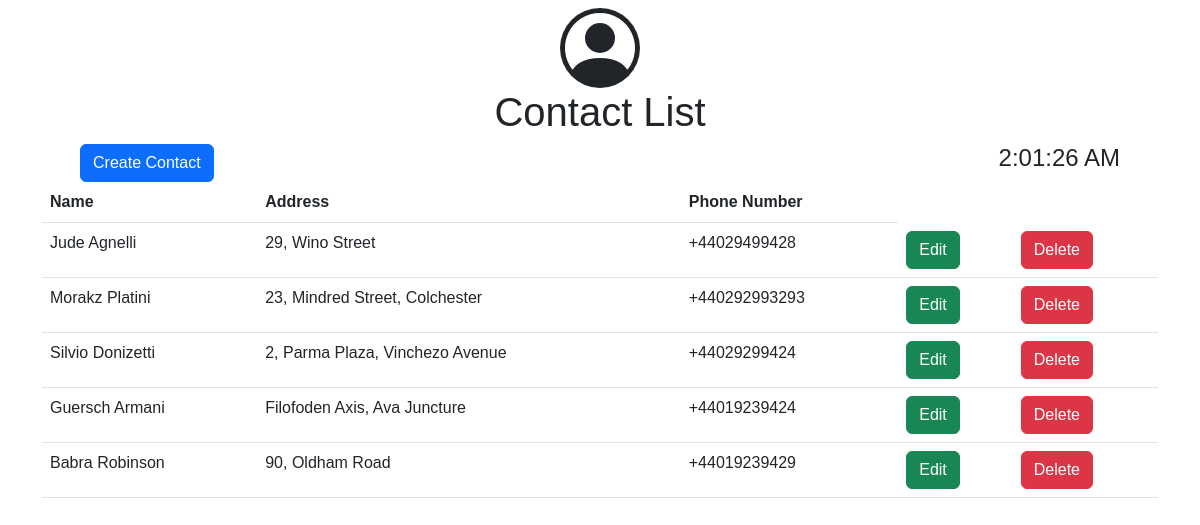
The page / on the database its author committed.
### contactoapp/models.py (models this page shows, shortened)
class Contact(models.Model):
    name = models.CharField(max_length=255)
    address = models.TextField(blank=True, null=True)  # Address can be optional
    phone_number = models.CharField(max_length=20)

### contactoapp/views.py (the view)
# urls.py: path('', views.contact_list, name='contact_list'),
def contact_list(request):
    contacts = Contact.objects.all()
    return render(request, 'contact_list.html', {'contacts': contacts})

### contactoapp/templates/contact_list.html (shortened to what this page needs)
{% load static %}
<!DOCTYPE html>
<html>
<head>
    <link href="https://cdn.jsdelivr.net/npm/bootstrap@5.3.0/dist/css/bootstrap.min.css" rel="stylesheet">
</head>
<body style="font-family: Arial, sans-serif;">
    <div class="text-center mt-2">
         <h1 class="text-center">Contact List</h1>
    </div>
    <div class="d-flex justify-content-between" style="margin-left: 80px; margin-right: 80px;">
        <a href="{% url 'contact_create' %}" class="btn btn-primary">Create Contact</a>
        <h4 id="current-time"></h4>
    </div>
    <div class="container">
        <table class="table" id="contact-list">
            <thead>
                <tr>
                    <th scope="col">Name</th>
                    <th scope="col">Address</th>
                    <th scope="col">Phone Number</th>
                </tr>
            </thead>
            <tbody>
                {% for contact in contacts %}
                    <tr data-contact-id="{{ contact.pk }}">
                        <td>{{ contact.name }}</td>
                        <td>{{ contact.address }}</td>
                        <td>{{ contact.phone_number }}</td>
                        <td><a href="{% url 'contact_update' contact.pk %}">
                            <button class="btn btn-success">Edit</button></a></td>
                        <td><a href="{% url 'contact_delete' contact.pk %}">
                            <button class="btn btn-danger">Delete</button></a></td>
                    </tr>
                {% endfor %}
            </tbody>
        </table>
    </div>
</body>
</html>

### rows shown on the page
Contact: name "Jude Agnelli", address "29, Wino Street", phone_number "+44029499428"
Contact: name "Morakz Platini", address "23, Mindred Street, Colchester", phone_number "+440292993293"
Contact: name "Silvio Donizetti", address "2, Parma Plaza, Vinchezo Avenue", phone_number "+44029299424"
Contact: name "Guersch Armani", address "Filofoden Axis, Ava Juncture", phone_number "+44019239424"
Contact: name "Babra Robinson", address "90, Oldham Road", phone_number "+44019239429"
